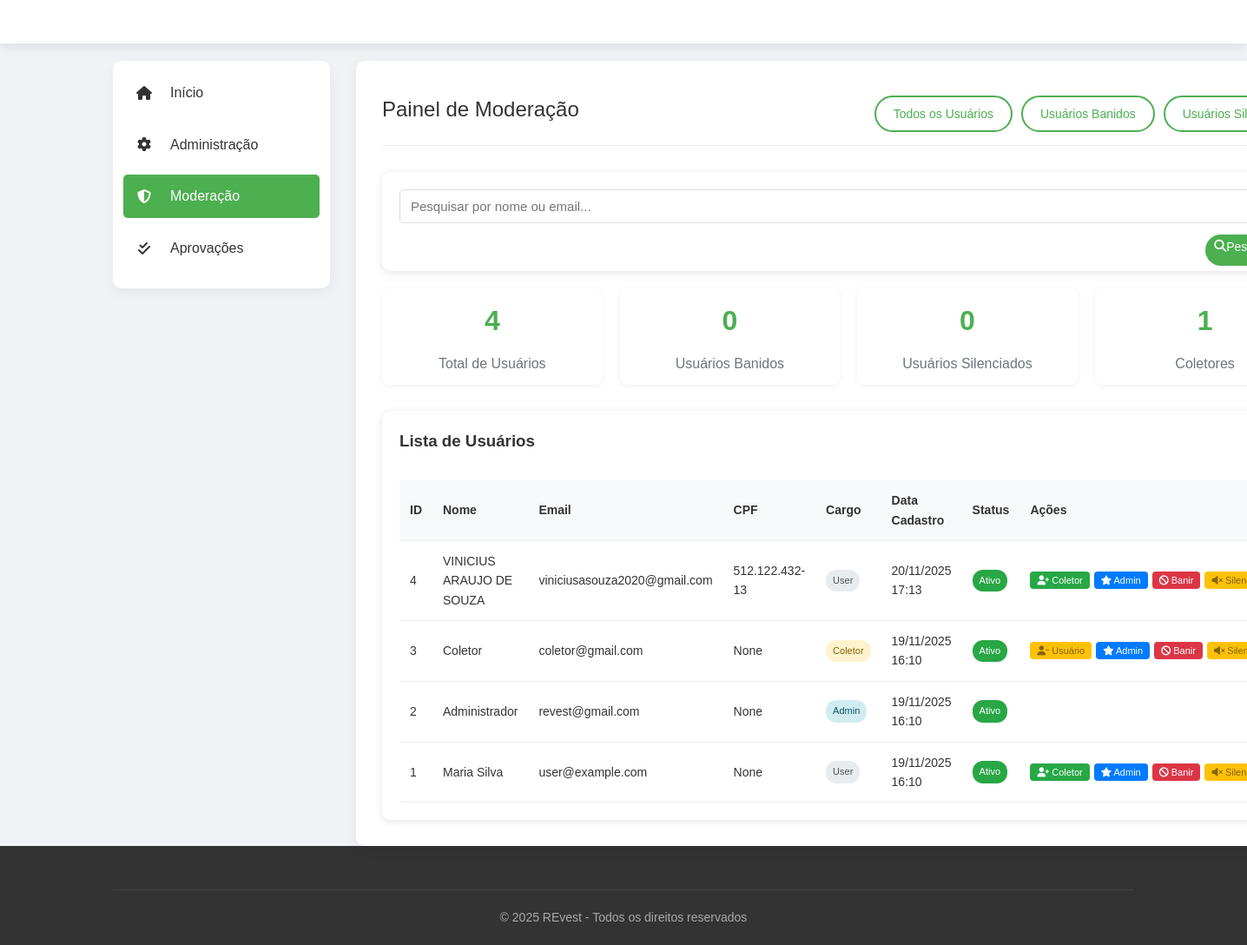
The page /moderacao (signed in) on the database its author committed.
### database.py (models this page shows)
class Doador(db.Model):
    __tablename__ = 'doador'
    ID_Doador = db.Column(db.Integer, primary_key=True, autoincrement=True)
    Nome = db.Column(db.String(100), nullable=False)
    Email = db.Column(db.String(100), unique=True, nullable=False)
    CPF = db.Column(db.String(14), unique=True, nullable=True)
    CEP = db.Column(db.String(10), nullable=True)
    Numero = db.Column(db.String(10), nullable=False)
    Senha = db.Column(db.String(255), nullable=False)
    Data_Criacao = db.Column(db.DateTime, default=datetime.utcnow)
    is_banned = db.Column(db.Boolean, default=False)
    is_muted = db.Column(db.Boolean, default=False)
    ban_reason = db.Column(db.String(255), nullable=True)
    banned_at = db.Column(db.DateTime, nullable=True)
    banned_by = db.Column(db.Integer, nullable=True)
    role = db.Column(db.String(20), default='user')  # user, admin, coletor
    doacoes = db.relationship('Doacao', backref='doador', lazy=True)
    tickets = db.relationship('Ticket', backref='doador', lazy=True)
    @property
    def id(self):
        return self.ID_Doador
    @property
    def name(self):
        return self.Nome
    @property
    def email(self):
        return self.Email
    @property
    def created_at(self):
        return self.Data_Criacao

### app.py (the view)
@app.route('/moderacao')
def moderacao():
    if 'user' not in session or session.get('role') != 'admin':
        return redirect(url_for('home'))
    search_query = request.args.get('search', '')
    view_type = request.args.get('view', 'all')
    query = Doador.query
    if search_query:
        query = query.filter(
            (Doador.Nome.ilike(f'%{search_query}%')) |
            (Doador.Email.ilike(f'%{search_query}%'))
        )
    if view_type == 'banned':
        query = query.filter(Doador.is_banned == True)
    elif view_type == 'muted':
        query = query.filter(Doador.is_muted == True)
    users = query.order_by(Doador.Data_Criacao.desc()).all()
    total_users = Doador.query.count()
    banned_users = Doador.query.filter_by(is_banned=True).count()
    muted_users = Doador.query.filter_by(is_muted=True).count()
    coletor_users = Doador.query.filter_by(role='coletor').count()
    return render_template('moderacao.html',
                         users=users,
                         search_query=search_query,
                         total_users=total_users,
                         banned_users=banned_users,
                         muted_users=muted_users,
                         coletor_users=coletor_users)

### app.py (called while the page is built)
@app.before_request
def block_muted_users_on_post():
    try:
        if request.method == 'POST' and 'user_id' in session:
            uid = session.get('user_id')
            user = Doador.query.get(uid)
            if user and getattr(user, 'is_muted', False) and session.get('role') != 'admin':
                return render_template('error.html', message='Você está silenciado e não pode realizar essa ação')
    except Exception:
        pass

@app.after_request
def add_security_headers(response):
    response.headers["Cache-Control"] = "no-store, no-cache, must-revalidate, private"
    response.headers["Pragma"] = "no-cache"
    response.headers["Expires"] = "0"
    return response

### templates/moderacao.html (shortened to what this page needs)
{% extends "base_dashboard.html" %}
{% block page_css %}
<link rel="stylesheet" href="{{ url_for('static', filename='css/moderacao.css') }}">
<link rel="stylesheet" href="{{ url_for('static', filename='css/desktop_overrides.css') }}">
<link rel="stylesheet" href="{{ url_for('static', filename='css/mobile_admin_header.css') }}">
{% endblock %}
{% block content %}
<section class="dashboard">
    <div class="container">
        <div class="dashboard-grid">
            <div class="sidebar">
                <ul class="sidebar-menu">
                    <li><a href="/dashboard"><i class="fas fa-home"></i> Início</a></li>
                    <li><a href="/admin"><i class="fas fa-cog"></i> Administração</a></li>
                    <li><a href="/moderacao" class="active"><i class="fas fa-shield-alt"></i> Moderação</a></li>
                    <li><a href="/admin/aprovacoes"><i class="fas fa-check-double"></i> Aprovações</a></li>
                </ul>
            </div>
            <div class="main-content">
                <div class="content-header">
                    <h2 class="content-title">Painel de Moderação</h2>
                    <div class="header-actions">
                        <a href="/moderacao?view=all" class="btn btn-outline">Todos os Usuários</a>
                        <a href="/moderacao?view=banned" class="btn btn-outline">Usuários Banidos</a>
                        <a href="/moderacao?view=muted" class="btn btn-outline">Usuários Silenciados</a>
                    </div>
                </div>
                <div class="search-box">
                    <form method="GET" action="/moderacao" class="search-form">
                        <div class="form-row">
                            <div class="form-group">
                                <input type="text" class="form-control" name="search" placeholder="Pesquisar por nome ou email..." value="{{ search_query }}">
                            </div>
                            <button type="submit" class="btn btn-primary">
                                <i class="fas fa-search"></i> Pesquisar
                            </button>
                        </div>
                    </form>
                </div>
                <div class="admin-stats">
                    <div class="stat-card">
                        <div class="stat-number">{{ total_users }}</div>
                        <div class="stat-title">Total de Usuários</div>
                    </div>
                    <div class="stat-card">
                        <div class="stat-number">{{ banned_users }}</div>
                        <div class="stat-title">Usuários Banidos</div>
                    </div>
                    <div class="stat-card">
                        <div class="stat-number">{{ muted_users }}</div>
                        <div class="stat-title">Usuários Silenciados</div>
                    </div>
                    <div class="stat-card">
                        <div class="stat-number">{{ coletor_users }}</div>
                        <div class="stat-title">Coletores</div>
                    </div>
                </div>
                <div class="users-list">
                    <h3>Lista de Usuários</h3>
                    {% if users %}
                    <div class="table-responsive">
                        <table class="users-table">
                            <thead>
                                <tr>
                                    <th>ID</th>
                                    <th>Nome</th>
                                    <th>Email</th>
                                    <th>CPF</th>
                                    <th>Cargo</th>
                                    <th>Data Cadastro</th>
                                    <th>Status</th>
                                    <th>Ações</th>
                                </tr>
                            </thead>
                            <tbody>
                                {% for user in users %}
                                <tr class="user-row {% if user.is_banned %}banned{% endif %} {% if user.is_muted %}muted{% endif %}">
                                    <td>{{ user.id }}</td>
                                    <td>{{ user.name }}</td>
                                    <td>{{ user.email }}</td>
                                    <td>{{ user.CPF }}</td>
                                    <td>
                                        <span class="role-badge role-{{ user.role }}">{{ user.role|capitalize }}</span>
                                    </td>
                                    <td>{{ user.created_at.strftime('%d/%m/%Y %H:%M') }}</td>
                                    <td>
                                        {% if user.is_banned %}
                                        <span class="status-badge status-banned">Banido</span>
                                        {% elif user.is_muted %}
                                        <span class="status-badge status-muted">Silenciado</span>
                                        {% else %}
                                        <span class="status-badge status-active">Ativo</span>
                                        {% endif %}
                                    </td>
                                    <td class="actions-cell">
                                        <div class="action-buttons">
                                            {% if user.role == 'user' %}
                                            <button class="btn btn-sm btn-success btn-promote" data-user-id="{{ user.id }}" data-role="coletor">
                                                <i class="fas fa-user-plus"></i> Coletor
                                            </button>
                                            <button class="btn btn-sm btn-primary btn-promote" data-user-id="{{ user.id }}" data-role="admin">
                                                <i class="fas fa-star"></i> Admin
                                            </button>
                                            {% elif user.role == 'coletor' %}
                                            <button class="btn btn-sm btn-warning btn-promote" data-user-id="{{ user.id }}" data-role="user">
                                                <i class="fas fa-user-minus"></i> Usuário
                                            </button>
                                            <button class="btn btn-sm btn-primary btn-promote" data-user-id="{{ user.id }}" data-role="admin">
                                                <i class="fas fa-star"></i> Admin
                                            </button>
                                            {% elif user.role == 'admin' and user.email != 'revest@gmail.com' %}
                                            <button class="btn btn-sm btn-warning btn-promote" data-user-id="{{ user.id }}" data-role="user">
                                                <i class="fas fa-user-minus"></i> Usuário
                                            </button>
                                            {% endif %}
                                            {% if not user.is_banned and user.email != 'revest@gmail.com' %}
                                            <button class="btn btn-sm btn-danger btn-ban" data-user-id="{{ user.id }}">
                                                <i class="fas fa-ban"></i> Banir
                                            </button>
                                            {% elif user.is_banned %}
                                            <button class="btn btn-sm btn-success btn-unban" data-user-id="{{ user.id }}">
                                                <i class="fas fa-check"></i> Desbanir
                                            </button>
                                            {% endif %}
                                            {% if not user.is_muted and user.email != 'revest@gmail.com' %}
                                            <button class="btn btn-sm btn-warning btn-mute" data-user-id="{{ user.id }}">
                                                <i class="fas fa-volume-mute"></i> Silenciar
                                            </button>
                                            {% elif user.is_muted %}
                                            <button class="btn btn-sm btn-info btn-unmute" data-user-id="{{ user.id }}">
                                                <i class="fas fa-volume-up"></i> Dessilenciar
                                            </button>
                                            {% endif %}
                                        </div>
                                    </td>
                                </tr>
                                {% endfor %}
                            </tbody>
                        </table>
                    </div>
                    {% else %}
                    <div class="alert alert-info">
                        <p>Nenhum usuário encontrado.</p>
                    </div>
                    {% endif %}
                </div>
            </div>
        </div>
    </div>
</section>
{% endblock %}

### static/css/base_dashboard.css (style rules this page uses)
.container { width: 100%; max-width: 1200px; margin: 0 auto; padding: 0 15px; }
.btn { padding: 8px 20px; border-radius: 30px; font-weight: 500; cursor: pointer; transition: all 0.3s; border: none; font-size: 14px; text-decoration: none; display: inline-block; text-align: center; }
.btn-primary { background-color: var(--primary); color: white; }
.btn-outline { background-color: transparent; border: 2px solid var(--primary); color: var(--primary); }
.btn-sm { padding: 5px 10px; font-size: 12px; }
.btn-danger { background-color: var(--danger); }
.btn-success { background-color: #28a745; color: white; }
.action-buttons .btn { font-size: 11px; padding: 4px 8px; white-space: nowrap; }
.action-buttons .btn { font-size: 11px; padding: 4px 8px; white-space: nowrap; border: none; border-radius: 4px; cursor: pointer; transition: all 0.3s; }
.action-buttons .btn-sm { font-size: 11px; padding: 4px 8px; }
.action-buttons .btn-success { background-color: #28a745; color: white; }
.action-buttons .btn-primary { background-color: #007bff; color: white; }
.action-buttons .btn-warning { background-color: #ffc107; color: #856404; }
.action-buttons .btn-danger { background-color: #dc3545; color: white; }

### static/css/mobile_dashboard.css (style rules this page uses)
html, body { -webkit-font-smoothing: antialiased; }
.container { padding: 0 12px; }
.dashboard-grid { display: block; }
.sidebar { width: 100%; padding: 12px; margin-bottom: 14px; }
.sidebar-menu a { padding: 12px 14px; display: flex; align-items: center; gap: 10px; }
.main-content { width: 100%; padding: 14px; }
.content-title { font-size: 18px; }
.welcome-message, .ticket-detail, .stat-card, .review-container { padding: 12px; }
@media (min-width: 992px) { .dashboard-grid { display: grid; grid-template-columns: 250px 1fr; gap: 30px; } }
@media (min-width: 992px) { .sidebar { width: auto; margin-bottom: 0; } }
@media (min-width: 992px) { .main-content { padding: 30px; } }
@media (min-width: 992px) { .content-title { font-size: 24px; } }
.form-control, textarea.form-control { width: 100% !important; box-sizing: border-box !important; }
.btn, .btn-primary, .btn-danger, .btn-outline { display: inline-block; width: auto; }
.form-actions .btn-block, .cta-box .btn, form .btn-primary { width: 100% !important; }
.stat-card, .confirmation-card, .review-container, .ticket-detail { width: 100% !important; padding: 12px !important; box-shadow: none !important; }
.form-control { padding: 10px 12px !important; font-size: 15px !important; }
.box-shadow, .card, .stat-card { box-shadow: 0 1px 6px rgba(0,0,0,0.06) !important; }
.search-box .search-form button, .search-box .search-form .btn-search, .search-box .search-form .btn { display: inline-flex !important; width: auto !important; position: absolute !important; right: 10px !important; top: calc(50% + 40px) !important; transform: translateY(-50%) !important; height: 36px !important; padding: 6px 10px !important; border-radius: 18px !important; z-index: 3 !important; }
.search-box .search-form .form-control, .search-box .search-form input[type="text"], .search-box .search-form input[type="search"] { padding-right: 64px !important; }
.search-box .search-form .form-row { position: relative !important; }

### rows shown on the page
Doador: id "4", name "VINICIUS ARAUJO DE SOUZA", email "viniciusasouza2020@gmail.com", CPF "512.122.432-13", role "User", created_at "20/11/2025 17:13", is_banned "Ativo"
Doador: id "3", name "Coletor", email "coletor@gmail.com", CPF "None", role "Coletor", created_at "19/11/2025 16:10", is_banned "Ativo"
Doador: id "2", name "Administrador", email "revest@gmail.com", CPF "None", role "Admin", created_at "19/11/2025 16:10", is_banned "Ativo"
Doador: id "1", name "Maria Silva", email "user@example.com", CPF "None", role "User", created_at "19/11/2025 16:10", is_banned "Ativo"

### other values the page prints
{{ total_users }} "4"
{{ banned_users }} "0"
{{ muted_users }} "0"
{{ coletor_users }} "1"
